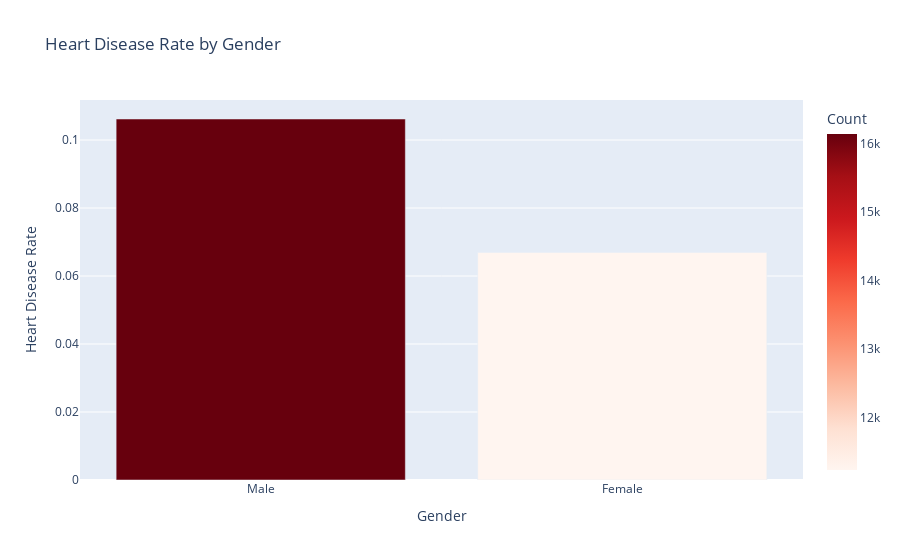

Notebook cell for this chart:
### Markdown cell above
### 2.2 Gender Analysis

### Code cell
# Analyze heart disease rates by gender
# Calculate proportion of heart disease for each gender
genders = ['Male', 'Female']
heart_disease_rates = []
heart_disease_counts = []

for gender in genders:
    # Count heart disease cases for this gender
    heart_disease_count = data.loc[(data['Sex'] == gender) & 
                                   (data['HeartDisease'] == 'Yes')].shape[0]
    # Total count for this gender
    total_count = data.loc[data['Sex'] == gender].shape[0]
    # Calculate rate
    rate = heart_disease_count / total_count
    heart_disease_rates.append(rate)
    heart_disease_counts.append(heart_disease_count)

# Store for later use in encoding
gender_encoding = {genders[i]: heart_disease_rates[i] for i in range(len(genders))}

# Visualize
fig = px.bar(
    x=genders, 
    y=heart_disease_rates,
    color=heart_disease_counts,
    title='Heart Disease Rate by Gender',
    labels={'x': 'Gender', 'y': 'Heart Disease Rate', 'color': 'Count'},
    color_continuous_scale='Reds'
)
fig.show()

print(f"Male heart disease rate: {heart_disease_rates[0]:.4f}")
print(f"Female heart disease rate: {heart_disease_rates[1]:.4f}")

### Figure 1 — Plotly figure (JSON) as saved in the notebook; plotly's stock layout.template omitted (floating-point values rounded to 4 significant figures)
{"data": [{"alignmentgroup": "True", "hovertemplate": "Gender=%{x}<br>Heart Disease Rate=%{y}<br>Count=%{marker.color}<extra></extra>", "legendgroup": "", "marker": {"color": [16139, 11234], "coloraxis": "coloraxis", "pattern": {"shape": ""}}, "name": "", "offsetgroup": "", "orientation": "v", "showlegend": false, "textposition": "auto", "type": "bar", "x": ["Male", "Female"], "xaxis": "x", "y": [0.1062, 0.06695], "yaxis": "y"}], "layout": {"barmode": "relative", "coloraxis": {"colorbar": {"title": {"text": "Count"}}, "colorscale": [[0, "rgb(255,245,240)"], [0.125, "rgb(254,224,210)"], [0.25, "rgb(252,187,161)"], [0.375, "rgb(252,146,114)"], [0.5, "rgb(251,106,74)"], [0.625, "rgb(239,59,44)"], [0.75, "rgb(203,24,29)"], [0.875, "rgb(165,15,21)"], [1, "rgb(103,0,13)"]]}, "legend": {"tracegroupgap": 0}, "title": {"text": "Heart Disease Rate by Gender"}, "xaxis": {"anchor": "y", "domain": [0, 1], "title": {"text": "Gender"}}, "yaxis": {"anchor": "x", "domain": [0, 1], "title": {"text": "Heart Disease Rate"}}}}
